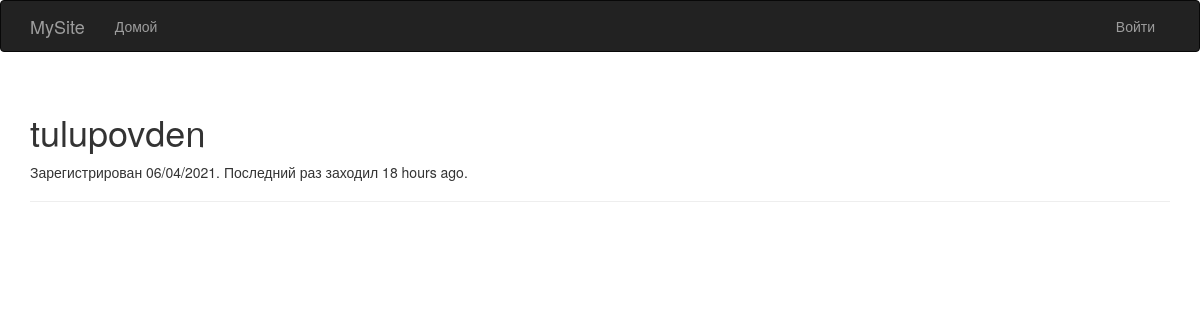
Page /user/tulupovden on the earlier database version.
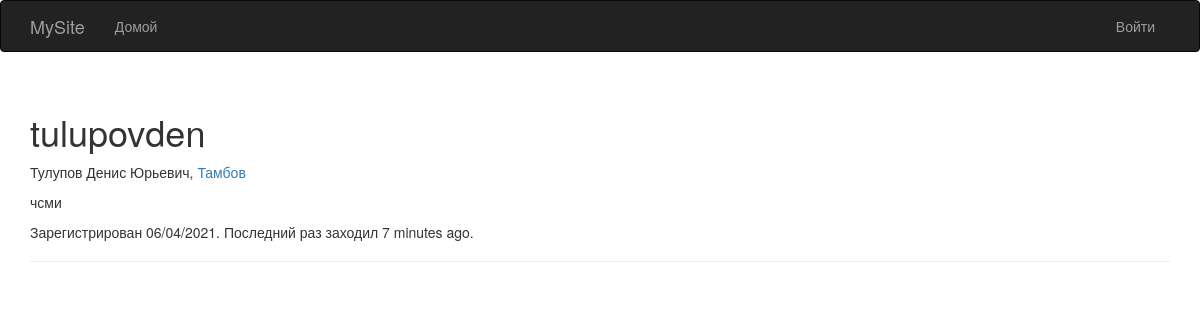
Same page on the later database version.
### app/models.py (models this page shows, shortened)
class User(UserMixin, db.Model):
    __tablename__ = 'users'
    id = db.Column(db.Integer, primary_key=True)
    email = db.Column(db.String(64), unique=True, index=True)
    username = db.Column(db.String(64), unique=True, index=True)
    role_id = db.Column(db.Integer, db.ForeignKey('roles.id'))
    password_hash = db.Column(db.String(128))
    confirmed = db.Column(db.Boolean, default=False)
    name = db.Column(db.String(64))
    location = db.Column(db.String(64))
    about_me = db.Column(db.Text())
    member_since = db.Column(db.DateTime(), default=datetime.utcnow)
    last_seen = db.Column(db.DateTime(), default=datetime.utcnow)
    @property
    def password(self):
        raise AttributeError('password is not a readable attribute')

### app/main/views.py (the view)
@main.route('/user/<username>')
def user(username):
    user = User.query.filter_by(username=username).first_or_404()
    return render_template('user.html', user=user)

### app/auth/views.py (called while the page is built)
@auth.before_app_request
def before_request():
    if current_user.is_authenticated:
        current_user.ping()
        if not current_user.confirmed \
                and request.endpoint \
                and request.blueprint != 'auth' \
                and request.endpoint != 'static':
            return redirect(url_for('auth.unconfirmed'))

### app/main/__init__.py (called while the page is built)
@main.app_context_processor
def inject_permissions():
    return dict(Permission=Permission)

### app/models.py (called while the page is built)
    def is_administrator(self):
        return False

### app/templates/user.html (shortened to what this page needs)
{% extends "base.html" %}
{% block page_content %}
<div class="page-header">
    <h1>{{ user.username }}</h1>
    {% if user.name or user.location %}
    <p>
        {% if user.name %}{{ user.name }},{% endif %}
        {% if user.location %}
             <a href="http://maps.google.com/?q={{ user.location }}">{{ user.location }}</a>
        {% endif %}
    </p>
    {% endif %}
    {% if user.about_me %}<p>{{ user.about_me }}</p>{% endif %}
    <p>Зарегистрирован {{ moment(user.member_since).format('L') }}. Последний раз заходил {{ moment(user.last_seen).fromNow() }}.</p>
</div>
{% endblock %}

### app/templates/base.html (shortened to what this page needs)
{% extends "bootstrap/base.html" %}
{% block head %}
{{ super() }}
{% endblock %}
{% block navbar %}
<div class="navbar navbar-inverse" role="navigation">
    <div class="container">
        <div class="navbar-header">
            <a class="navbar-brand" href="{{ url_for('main.index') }}">MySite</a>
        </div>
        <div class="navbar-collapse collapse">
            <ul class="nav navbar-nav">
                <li><a href="{{ url_for('main.index') }}">Домой</a></li>
            </ul>
             <ul class="nav navbar-nav navbar-right">
                {% if current_user.is_authenticated %}
                 <li class="dropdown">
                    <a href="#" class="dropdown-toggle" data-toggle="dropdown">Аккаунт <b class="caret"></b></a>
                    <ul class="dropdown-menu">
                        <li><a href="{{ url_for('auth.change_password') }}">Изменить пароль</a></li>
                        <li><a href="{{ url_for('auth.change_email_request') }}">Изменить Email</a></li>
                        <li><a href="{{ url_for('auth.logout') }}">Выйти</a></li>
                    </ul>
                </li>
                {% else %}
                <li><a href="{{ url_for('auth.login') }}">Войти</a></li>
                {% endif %}
            </ul>
        </div>
    </div>
</div>
{% endblock %}
{% block content %}
<div class="container">
    {% block page_content %}{% endblock %}
</div>
{% endblock %}

Differences in the rows shown:
changed User "tulupovden": name (not shown) → "Тулупов Денис Юрьевич"; location (not shown) → "Тамбов"; about_me (not shown) → "чсми"; last_seen "18 hours ago" → "7 minutes ago"
